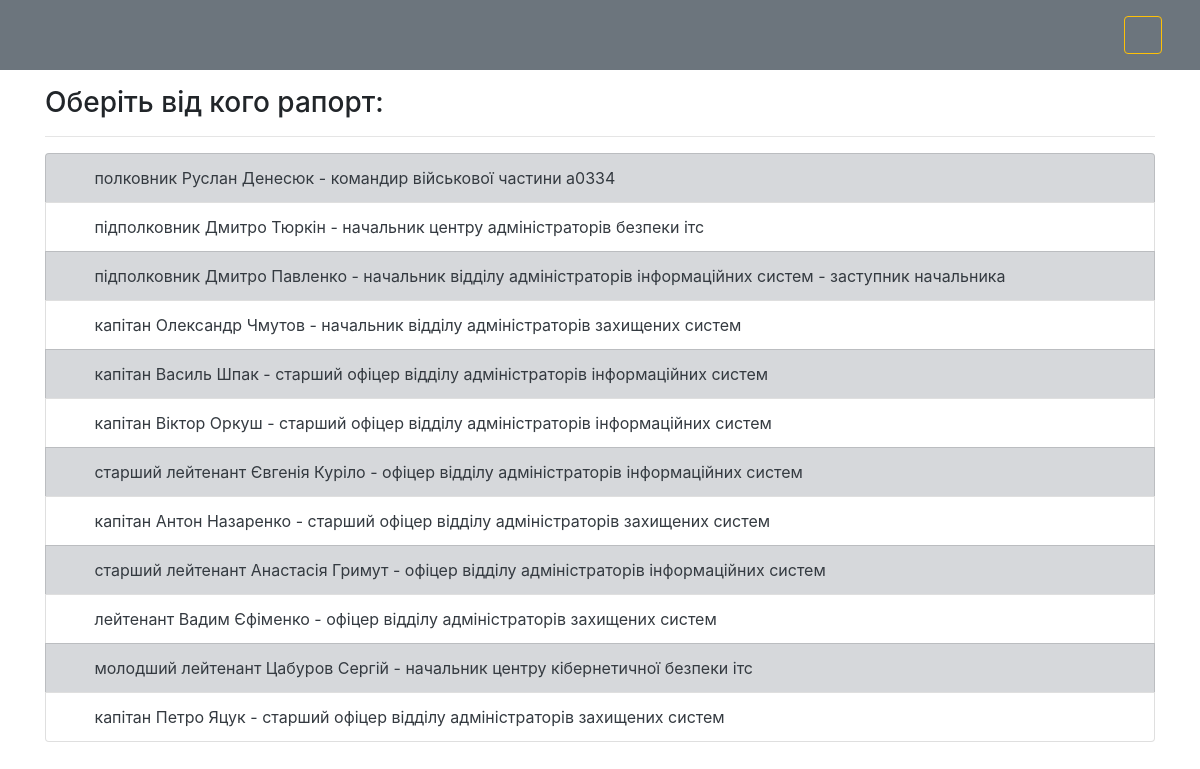
Before: /serviceman_list with the older database file.
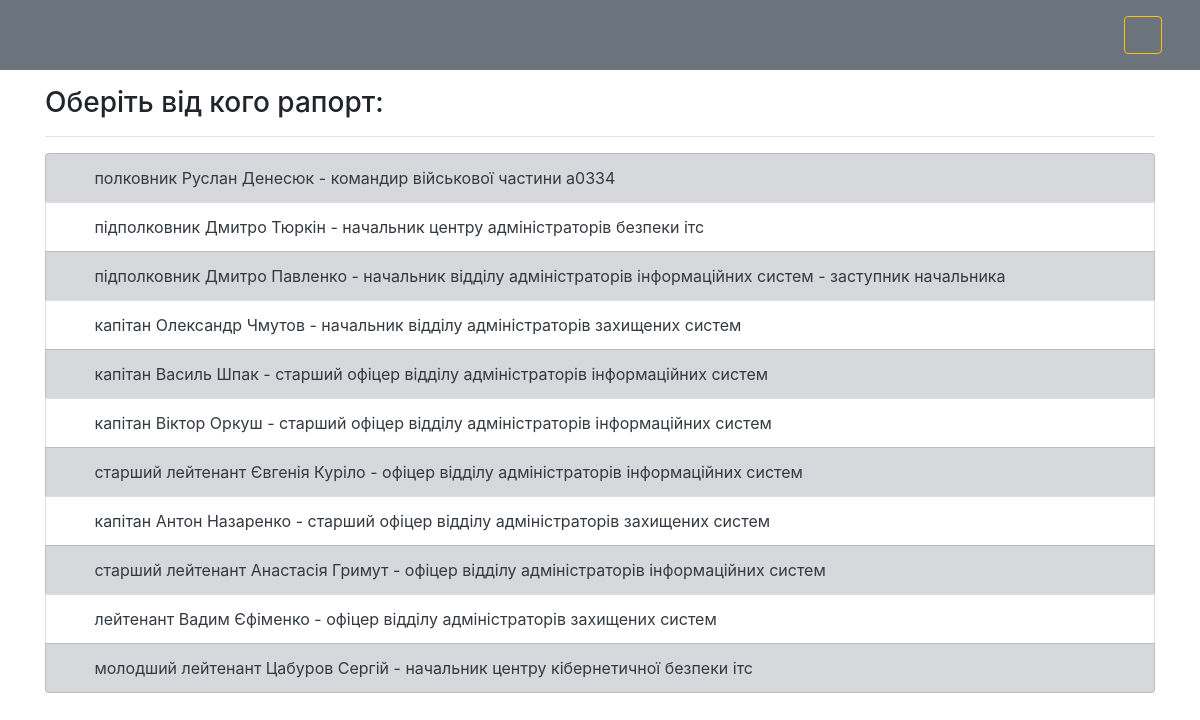
After: the same page with the newer database file.
### reports/models.py (models this page shows, shortened)
class Serviceman(models.Model):
    first_name = models.CharField(max_length=255, verbose_name="Ім'я")
    last_name = models.CharField(max_length=255, verbose_name="Прізвище")
    to_first_name = models.CharField(max_length=255, verbose_name="Ім'я, давальний відмінок (Петру, Євгенії, Дмитру...)")
    to_last_name = models.CharField(max_length=255, verbose_name="Прізвище, давальний відмінок (Яцуку, Куріло, Павленку...)")
    for_first_name = models.CharField(max_length=255, verbose_name="Ім'я, знахідний відмінок (Петра, Євгенії, Дмитра...)")
    for_last_name = models.CharField(max_length=255, verbose_name="Прізвище, знахідний відмінок (Яцука, Куріло, Павленка...)")
    rank = models.ForeignKey('Rank', on_delete=models.DO_NOTHING, verbose_name="військове звання")
    unit = models.ForeignKey('Unit', on_delete=models.DO_NOTHING, verbose_name="Підрозділ")
    position = models.ForeignKey('Position', on_delete=models.DO_NOTHING, null=True, verbose_name="Посада")
    class Meta:
        verbose_name = "Військовослужбовці__"
        verbose_name_plural = "Військовослужбовці"

class Rank(models.Model):
    name = models.CharField(max_length=255, verbose_name="військове звання (полковник, лейтенант..)")
    to_name = models.CharField(max_length=255, blank=True, null=True, verbose_name="військове звання, давальний відмінок (полковнику, лейтенанту..)")
    for_name = models.CharField(max_length=255, blank=True, null=True, verbose_name="військове звання, знахідний відмінок (полковника, лейтенанта..)")
    def __str__(self):
        return self.name
    class Meta:
        verbose_name = "Військові звання__"
        verbose_name_plural = "Військові звання"

class Position(models.Model):
    position_title = models.CharField(max_length=255, verbose_name="посада (офіцер, старший офіцер, начальник)")
    position_tail = models.CharField(max_length=255, default='', blank=True, verbose_name="додаткова посада. Наприклад:(заступник начальника, перший заступник командира...)  !!! назву підрозділу НЕ ВКАЗУВАТИ  !!!")
    unit = models.ForeignKey('Unit', on_delete=models.DO_NOTHING, verbose_name="підрозділ")
    supervisor = models.BooleanField(default=False, blank=True, null=True, verbose_name="командир/начальник підрозділу")
    temp_supervisor = models.BooleanField(default=False, blank=True, null=True, verbose_name="тимчасово виконуючий обов'язки командира/начальника")
    def __str__(self):
        if self.temp_supervisor:
            pos_result = "Тимчасово виконуючий обов'язки\n" + self.position_title.split()[0] + "а"
        else:
            pos_result = self.position_title[0].capitalize() + self.position_title[1:]
        pos_result += " " + self.unit.name
        if len(self.position_tail) > 0:
            pos_result += " - " + self.position_tail
        return pos_result
    class Meta:
        verbose_name = "Посада__"
        verbose_name_plural = "Посади"

class Unit(models.Model):
    name = models.CharField(max_length=255, verbose_name="назва підрозділу в РОДОВОМУ відміноку (відділу аналізу інцидентів кібернетичної безпеки)")
    parent_unit = models.ForeignKey('self', on_delete=models.CASCADE, null=True, blank=True, verbose_name="вищій підрозділ (віддліл->центр->..)")
    class Meta:
        verbose_name = "Підрозділ"
        verbose_name_plural = "Підрозділи"

### reports/views.py (the view)
# urls.py: path('serviceman_list', views.serviceman_list_view, name='users'),
def serviceman_list_view(request):
    serviceman_list = Serviceman.objects.all()
    context = {
        'serviceman_list': serviceman_list
    }
    return render(request, 'reports/serviceman_list.html', context)

### reports/templates/reports/serviceman_list.html
{% extends 'reports/base.html' %}
{% block content %}
    <p><h3>Оберіть від кого рапорт:</h3></p>
    <hr>
    <div class="bs-example">
        <ul class="list-group">
            {% for serviceman in serviceman_list %}
                <li class="list-group-item {% cycle 'list-group-item-secondary' '' %}">
                    <a class="text-dark" href="{% url 'reports:edit_service_members_chain' serviceman_id=serviceman.id %}">
                        <span><i class="fas fa-angle-right mr-3"></i></span>{{ serviceman.rank }} {{ serviceman.first_name|title }} {{ serviceman.last_name|title }} -
                        {{ serviceman.position|lower }}</a>
                </li>
            {% endfor %}
        </ul>
    </div>
{% endblock %}

### reports/templates/reports/base.html (shortened to what this page needs)
{% load static %}
<!doctype html>
<html lang="en">
<head>
    <link rel="stylesheet" href="{% static 'fontawesome-free-5.11.2-web/css/all.css' %}">
    <link href="https://maxcdn.bootstrapcdn.com/bootstrap/4.0.0/css/bootstrap.min.css"
 rel="stylesheet"/>
    <link rel="stylesheet" type="text/css" href="{% static 'custom-css/custom_styles.css' %}"/>
</head>
<body>
<nav class="navba fixed-top navbar-expand navbar-dark bg-secondary">
    <div class="container form-inline">
        <a href="/" class="navbar-brand ml-3">
            <i class="fas fa-greater-than fa-3x text-light"></i></a>
            <div class="collapse navbar-collapse">
                {% if user.is_authenticated %}
                    <ul class="navbar-nav mr-auto d-flex align-items-center">
                        <li class="nav-item">
                            <a href="/">
                                <span class="nav-link text-light text-uppercase font-weight-normal px-3">
                                    <i class="fas fa-file-alt fa-2x text-danger"></i>
                                    <i class="fas fa-file-alt fa-2x text-warning"></i>
                                    <i class="fas fa-file-alt fa-2x text-light"></i>
                                </span>
                            </a>
                        </li>
                        <li class="nav-item"><a class="nav-link text-light text-uppercase font-weight-bold px-3"
                                                href="#">(F.A.Q.)</a></li>
                    </ul>
                    <div class="dropdown">
                        <button class="btn btn-secondary dropdown-toggle align-self-baseline" type="button"
                                id="dropdownMenuButton"
                                data-toggle="dropdown" aria-haspopup="true" aria-expanded="false">
                            <span class="fas fa-child fa-2x mr-2"></span><span>{{ user.username|upper }}</span>
                        </button>
                        <div class="dropdown-menu" aria-labelledby="dropdownMenuButton">
                            <a class="dropdown-item" href="{% url 'logout' %}?next=/">Вийти<i
                                    class="fas fa-sign-out-alt ml-1"></i></a>
                        </div>
                    </div>
                {% else %}
                    <ul class="navbar-nav mr-auto">
                        <a href="/">
                                <span class="nav-link text-light text-uppercase font-weight-normal px-3">
                                    <i class="fas fa-file-alt fa-2x text-danger"></i>
                                    <i class="fas fa-file-alt fa-2x text-warning"></i>
                                    <i class="fas fa-file-alt fa-2x text-light"></i>
                                </span>
                            </a>
                    </ul>
                    <div class="ml-auto">
                        <a class="btn btn-outline-warning mr-2" href="{% url 'login' %}"><span
                                class="text font-weight-normal"><i class="fas fa-sign-in-alt"></i></span></a>
                    </div>
                {% endif %}
            </div>
    </div>
</nav>
<div class="container">
    {% block content %}{% endblock %}
</div>
</body>
</html>

### reports/static/custom-css/custom_styles.css (style rules this page uses)
body { padding-top: 70px; }

Changed rows visible on the page:
removed Serviceman: rank "капітан", first_name "Петро", last_name "Яцук", position "старший офіцер відділу адміністраторів захищених систем"
